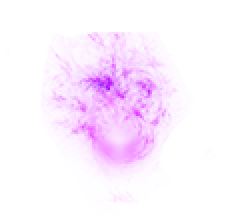
#> input picture assets/fx/arcane/Arcane_Effect_1.png, 126 x 108 px (shown 2 times larger)
$ python -i gen-qi-creature-packs.py   (imports and definitions only)
#> lines starting #> are read from the running program, lines starting #| are printed output that depends on the picture
#> further down, picture is the input picture: PIL image 126x108 RGBA; mean R, G, B, A 244.7, 168.6, 255, 21.8
#!/usr/bin/env python3
"""
Gen qi_* packs từ REF ĐÚNG LOÀI — không remap silhouette rồng.

Motion:
  serpentine — xà / thủy (thân dài uốn)
  gallop     — hổ / sói / lôi thú (tóe + nảy cả thân)
  flap       — phong điểu
  spin       — bát quái
  drift      — linh hồn

Dragon variants (azure/ivory) vẫn từ qi_fire qua gen-qi-spirit-packs.py.

Usage:
  python3 scripts/gen-qi-creature-packs.py
"""
from __future__ import annotations

import math
import shutil
from pathlib import Path

from PIL import Image, ImageDraw, ImageEnhance, ImageFilter

ROOT = Path(__file__).resolve().parents[1]
FX = ROOT / "assets/fx"
ASSETS_SRC = Path("/Users/it/.cursor/projects/Users-it-Documents-3Q/assets")

W, H = 384, 192
N = 24
PI2 = math.tau
KEY_IDX = (1, 8, 16, 24)

# Chỉ xà/thủy (serpentine). Hồn thú chiêu: gen-qi-skill-motion.py
# bagua: không đụng.
PACKS = [
    ("skill/xa/qi_poison", "ref_snake_spirit.jpg", "serpentine", (80, 255, 120), "xa"),
    ("skill/thuy/qi_water", "ref_water_spirit.jpg", "serpentine", (60, 180, 255), "thuy"),
]


def clamp(v: float, lo: float, hi: float) -> float:
    return max(lo, min(hi, v))


def lerp(a: float, b: float, t: float) -> float:
    return a + (b - a) * t


# [15 lines left out: function knockout_black, not called in this run]


def fit_canvas(im: Image.Image) -> Image.Image:
    """Crop content bbox, scale to fit W×H, center."""
    im = im.convert("RGBA")
    bbox = im.split()[3].getbbox()
#> bbox = (3, 15, 110, 108)
    if not bbox:
        return Image.new("RGBA", (W, H), (0, 0, 0, 0))
    # pad bbox a bit
    x0, y0, x1, y1 = bbox
#> x0 = 3; y0 = 15; x1 = 110; y1 = 108
    pad = 8
    x0, y0 = max(0, x0 - pad), max(0, y0 - pad)
#> x0 = 0; y0 = 7
    x1, y1 = min(im.size[0], x1 + pad), min(im.size[1], y1 + pad)
#> x1 = 118
    crop = im.crop((x0, y0, x1, y1))
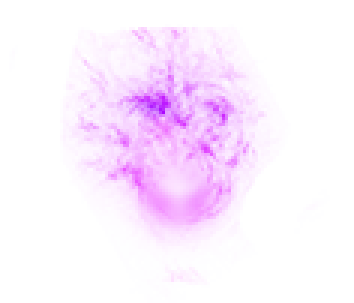
#> crop: PIL image 118x101 RGBA (shown 3 times larger); mean R, G, B, A 243.2, 156.4, 255, 24.9; transparent parts drawn white
    cw, ch = crop.size
#> cw = 118; ch = 101
    # target fill ~88% canvas
    scale = min((W * 0.92) / cw, (H * 0.88) / ch)
#> scale = 1.67
    nw, nh = max(8, int(cw * scale)), max(8, int(ch * scale))
#> nw = 197; nh = 168
    small = crop.resize((nw, nh), Image.Resampling.LANCZOS)
    out = Image.new("RGBA", (W, H), (0, 0, 0, 0))
#> out: PIL image 384x192 RGBA; every value is 0
    ox = (W - nw) // 2
#> ox = 93
    oy = (H - nh) // 2
#> oy = 12
    out.alpha_composite(small, (ox, oy))
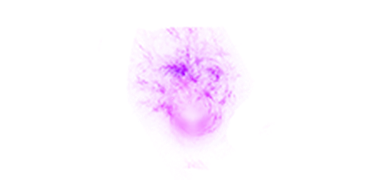
#> out: PIL image 384x192 RGBA; mean R, G, B, A 46.2, 18.7, 50.7, 11.2; transparent parts drawn white
    return out


# [369 lines left out: functions content_x_range, warp_serpentine, warp_gallop, warp_flap, warp_spin, warp_drift and 11 more, not called in this run]


# [2 lines not run here, left out]

>>> from PIL import Image
>>> picture = Image.open('../assets/fx/arcane/Arcane_Effect_1.png')
>>> result = fit_canvas(picture)
